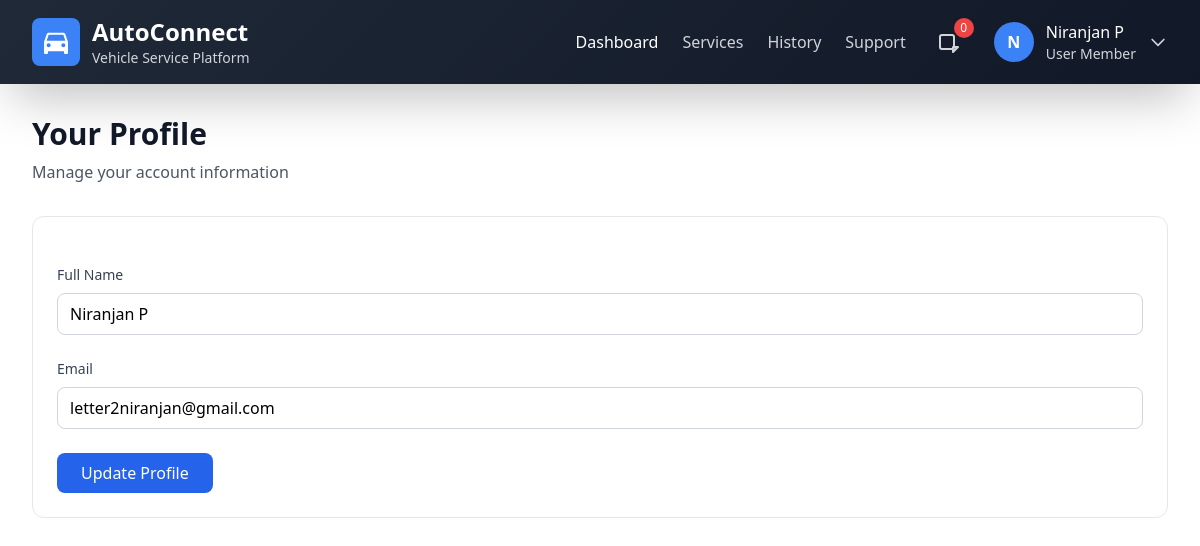
Screenshot of /user_profile (signed in) with the database file from the repository.
### home/models.py (models this page shows, shortened)
class User(AbstractUser):
    role = models.CharField(max_length=50, null=True, default='user')
    pass

### home/views.py (the view)
# urls.py: path("user_profile", home.views.user_profile, name="user_profile"),
@login_required
def user_profile(request):
    user = request.user
    if request.method == 'POST':
        user.first_name = request.POST.get('first_name')
        user.email = request.POST.get('email')
        user.save()
        messages.success(request, 'Profile updated successfully.')
        return redirect('user_dashboard')
    return render(request, 'user_profile.html', {'user': user})

### templates/user_profile.html (shortened to what this page needs)
<!DOCTYPE html>
<html lang="en">
<head>
    <script src="https://cdn.tailwindcss.com"></script>
</head>
<body class="bg-white min-h-full">
    <header class="gradient-bg text-white shadow-2xl">
        <div class="max-w-7xl mx-auto px-4 sm:px-6 lg:px-8">
            <div class="flex justify-between items-center py-4">
                <div class="flex items-center space-x-3">
                    <div class="bg-blue-500 p-2 rounded-lg">
                    </div>
                    <div>
                        <h1 class="text-2xl font-bold">AutoConnect</h1>
                        <p class="text-gray-300 text-sm">Vehicle Service Platform</p>
                    </div>
                </div>
                <div class="flex items-center space-x-6">
                    <nav class="hidden md:flex space-x-6">
                        <a href="{% url 'user_dashboard' %}" class="text-white hover:text-blue-300 transition-colors">Dashboard</a>
                        <a href="{% url 'request_assistance' %}" class="text-gray-300 hover:text-white transition-colors">Services</a>
                        <a href="{% url 'service_history' %}" class="text-gray-300 hover:text-white transition-colors">History</a>
                        <a href="#" class="text-gray-300 hover:text-white transition-colors">Support</a>
                    </nav>
                    <div class="relative">
                        <button class="relative p-2 text-gray-300 hover:text-white transition-colors">
                            <svg class="w-6 h-6" fill="none" stroke="currentColor" viewBox="0 0 24 24">
                                <path stroke-linecap="round" stroke-linejoin="round" stroke-width="2" d="M15 17h5l-5 5v-5zM4 19h10a2 2 0 002-2V7a2 2 0 00-2-2H4a2 2 0 00-2 2v10a2 2 0 002 2z"/>
                            </svg>
                            <span class="notification-badge absolute -top-1 -right-1 bg-red-500 text-white text-xs rounded-full h-5 w-5 flex items-center justify-center">{{ active_services|length }}</span>
                        </button>
                    </div>
                    <div class="relative">
                        <button id="user-menu-button" class="flex items-center space-x-3 focus:outline-none">
                            <div class="w-10 h-10 bg-blue-500 rounded-full flex items-center justify-center">
                                <span class="text-white font-semibold">{{ user.first_name|slice:":1"|upper }}{{ user.last_name|slice:":1"|upper }}</span>
                            </div>
                            <div class="hidden md:block text-left">
                                <p class="text-white font-medium">{{ user.first_name }} {{ user.last_name }}</p>
                                <p class="text-gray-300 text-sm">{{ user.role|title }} Member</p>
                            </div>
                            <svg class="w-5 h-5 text-gray-300" fill="none" stroke="currentColor" viewBox="0 0 24 24">
                                <path stroke-linecap="round" stroke-linejoin="round" stroke-width="2" d="M19 9l-7 7-7-7"/>
                            </svg>
                        </button>
                    </div>
                </div>
            </div>
        </div>
    </header>
    <main class="max-w-7xl mx-auto px-4 sm:px-6 lg:px-8 py-8">
        <div class="mb-8">
            <h2 class="text-3xl font-bold text-gray-900 mb-2">Your Profile</h2>
            <p class="text-gray-600">Manage your account information</p>
        </div>
        <div class="bg-white rounded-xl border border-gray-200 p-6">
            <form method="POST" action="{% url 'user_profile' %}" class="space-y-6">
                <div>
                    <label for="first_name" class="block text-sm font-medium text-gray-700 mb-2">Full Name</label>
                    <input type="text" id="first_name" name="first_name" value="{{ user.first_name }}" required class="w-full px-3 py-2 border border-gray-300 rounded-lg focus:ring-2 focus:ring-blue-500 focus:border-transparent">
                </div>
                <div>
                    <label for="email" class="block text-sm font-medium text-gray-700 mb-2">Email</label>
                    <input type="email" id="email" name="email" value="{{ user.email }}" required class="w-full px-3 py-2 border border-gray-300 rounded-lg focus:ring-2 focus:ring-blue-500 focus:border-transparent">
                </div>
                <button type="submit" class="bg-blue-600 text-white px-6 py-2 rounded-lg hover:bg-blue-700 transition-colors">Update Profile</button>
            </form>
        </div>
    </main>
</body>
</html>

### templates/user_profile.html (style rules this page uses)
body { box-sizing: border-box; }
.gradient-bg { background: linear-gradient(135deg, #1f2937 0%, #111827 100%); }
.notification-badge { animation: bounce 1s infinite; }

### rows the page displays
User: first_name "N", first_name "Niranjan P", role "User", email "letter2niranjan@gmail.com"

### other values shown
{{ active_services|length }} "0"
